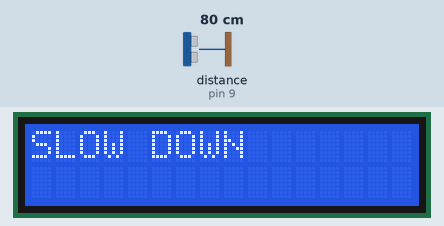
Bench run of a sketch on a simulated Arduino Uno, built with avr-gcc and run on an emulated ATmega328P. Parts: 16×2 character LCD. Wiring (inferred from the names in the program): ultrasonic range finder: trigger pin 8; echo pin 9. The test bench sets the inputs (shaded band); at power-on: distance to the obstacle (sensor on pin 9) 80 cm. The echo pulse lasts 58.3 µs per cm.

Above: at 1.2 s.
1.3 s: distance to the obstacle (sensor on pin 9) set to 54 cm
2.8 s: distance to the obstacle (sensor on pin 9) set to 48 cm
At 3.9 s:
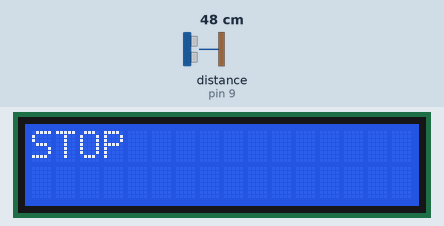
4.3 s: distance to the obstacle (sensor on pin 9) set to 120 cm
At 5.2 s:
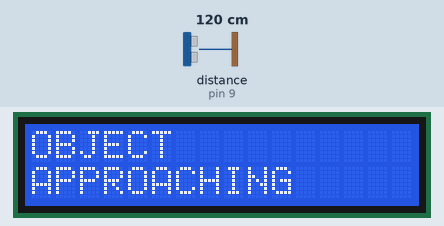
5.8 s: distance to the obstacle (sensor on pin 9) set to 2 cm
At 7.0 s:
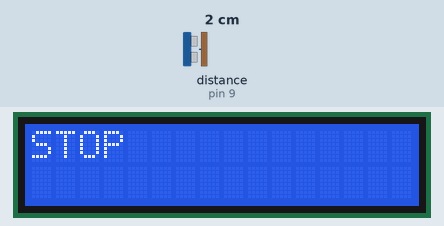
7.3 s: distance to the obstacle (sensor on pin 9) set to 60 cm
At 8.4 s:
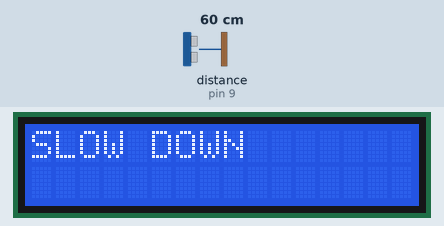
Timing chart, 0 to 9.8 s (numbered marks = the images above; inputs shaded):
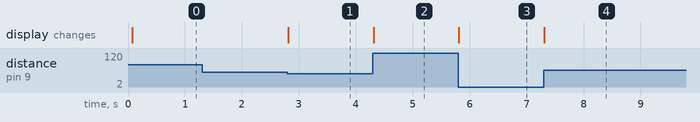

The sketch:

distance-sensor.ino
```cpp
#include <LiquidCrystal.h>
int seconds = 0;

//LCD Pin Configurations
LiquidCrystal lcd(7,6, 5, 4, 3, 2);

const int trigPin = 8;
const int echoPin = 9;

float time, distanceCm;
String message, message2;

void setup()
{
  lcd.begin(16, 2);

  pinMode(trigPin, OUTPUT);
  pinMode(echoPin, INPUT);
  Serial.begin(9600);
}

void loop()
{
  //Required when using Ultrasonic Sensor
  digitalWrite(trigPin,LOW);
  delayMicroseconds(2);
  digitalWrite(trigPin, HIGH);
  delayMicroseconds(10);
  digitalWrite(trigPin, LOW);

  time = pulseIn(echoPin, HIGH);
  distanceCm = (time*0.034)/2;

  //Decision Statements for Sensor Values
  if (distanceCm < 51){
    message = "STOP            ";
    message2 = "               ";
  }
  else if (distanceCm >= 51 && distanceCm <101){
    message = "SLOW DOWN       ";
    message2 = "               ";
  }
  else if (distanceCm >= 101 && distanceCm <=301){
    message = "OBJECT          ";
    message2 = "APPROACHING    ";
  }
  else {
    message = "                ";
    message2 = "               ";
  }

  lcd.setCursor(0,0);
  lcd.print(message);
  lcd.setCursor(0,1);
  lcd.print(message2);

}
```

Measured:
- the behaviour switches between 52 and 51 cm on distance to the obstacle (sensor on pin 9) (found by bisection; images 0 and 1)
- after the input at 1.3 s, every drawn part: stays the same
- after the input at 2.8 s, the display: changes at once (image 1)
- after the input at 4.3 s, the display: changes at once (image 2)
- after the input at 5.8 s, the display: changes at once (image 3)
- after the input at 7.3 s, the display: changes at once (image 4)
